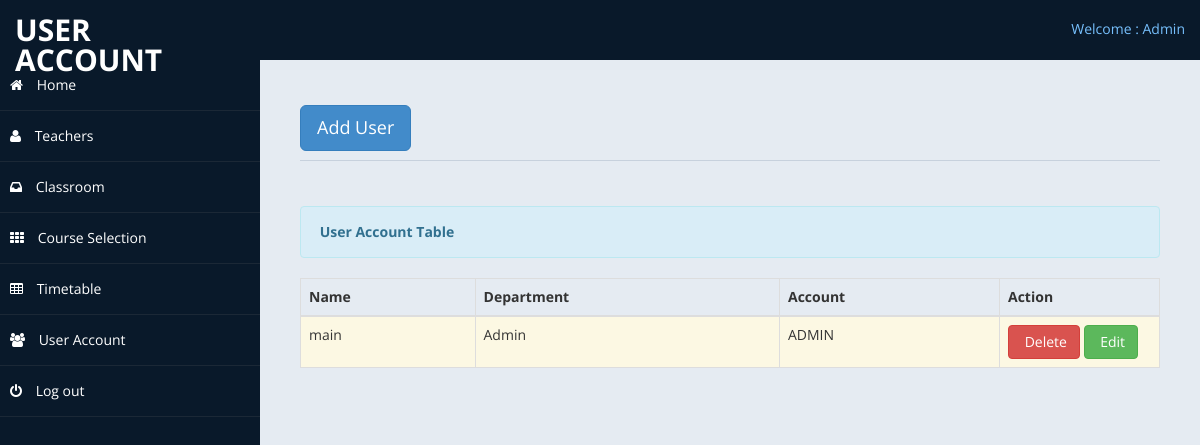
Before: /foruser.php (signed in) with the older database file.
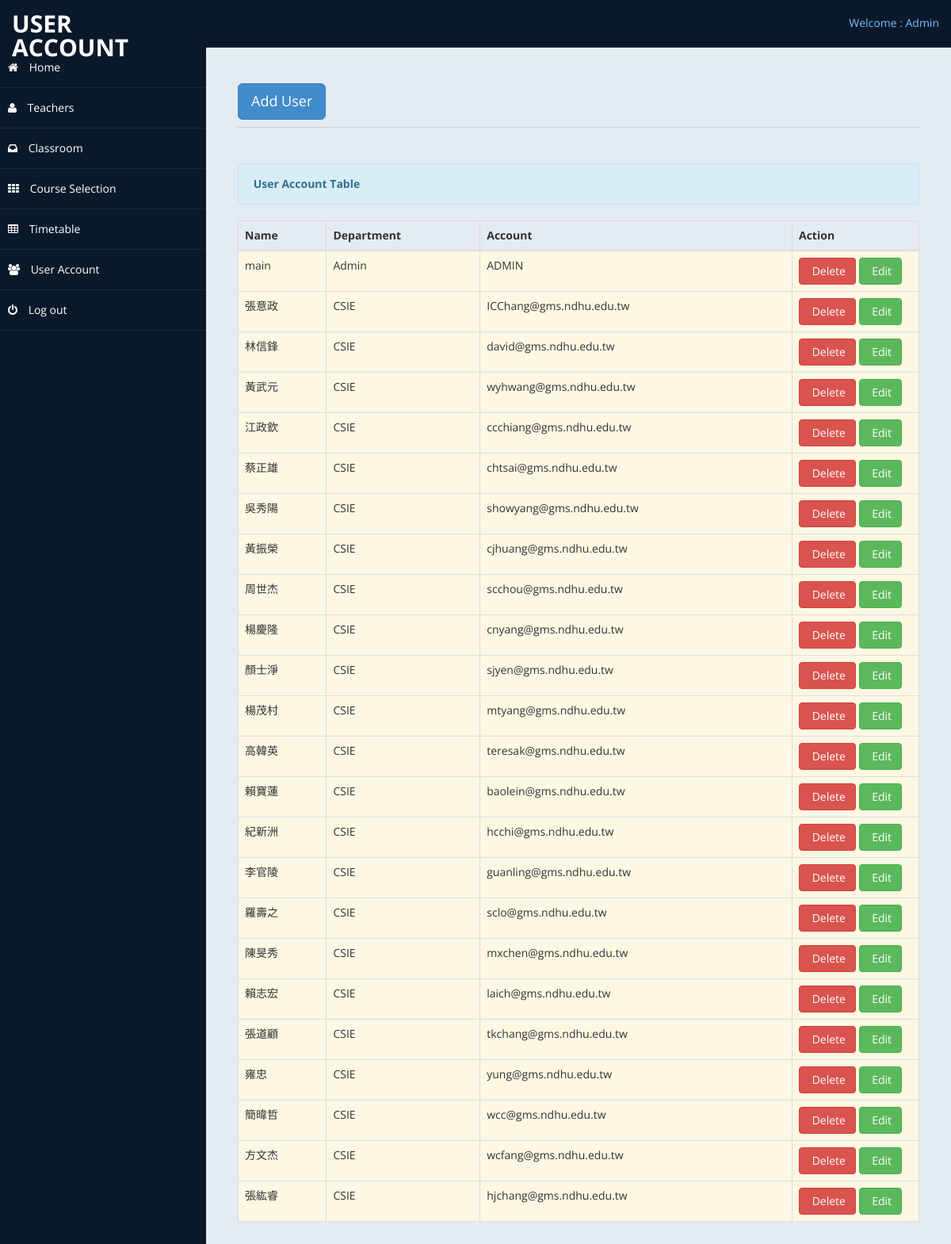
After: the same page with the newer database file.
### tables this page shows
CREATE TABLE if not exists `users` (
  `userid` int AUTO_INCREMENT PRIMARY KEY,
  `name` varchar(255) NOT NULL,
  `department` varchar(255) NOT NULL,
  `account` varchar(255) NOT NULL ,
  `hash` varchar(255) NOT NULL
);

### foruser.php (the view, shortened to what this page needs)
<?php include ('header.php');?>
<body>
    <div id="wrapper">
        <nav class="navbar navbar-default top-navbar" role="navigation">
            <div class="navbar-header">
                <a class="navbar-brand" href="#	">User Account</a>
            </div>
            <ul class="nav navbar-top-links navbar-right">
                <li class="dropdown">
                    <a class="dropdown-toggle" data-toggle="dropdown" href="#" aria-expanded="false">
					  Welcome : Admin
                    </a>
                </li>
            </ul>
        </nav>
       <?php include ('nav_sidebar3.php');?>
        <div id="page-wrapper" >
            <div id="page-inner">
			 <div class="row">
                    <div class="col-md-12">
                        <h1 class="page-header">
							 <button class="btn btn-primary btn-lg" data-toggle="modal" data-target="#myModal">
                              Add User
                            </button>
                        </h1>
						<div class="hero-unit-table">
                            <table class="table table-striped table-bordered table-hover" id="dataTables-example">
                                <div class="alert alert-info">
                                    <strong><i class="icon-user icon-large"></i>&nbsp;User Account Table</strong>
                                </div>
                                <thead>
                                    <tr>
                                        <th>Name</th>
                                        <th>Department</th>
                                        <th>Account</th>
                                        <th>Action</th>
                                    </tr>
                                </thead>
                                <tbody>
                                    <?php include('connect.php');
                                        $query = $conn -> query( "select * from users" ) ;
                                        $r = $query -> fetchAll( PDO::FETCH_ASSOC ) ;
                                        foreach( $r as $data ):
                                    ?>
                                        <tr class="warning">
                                            <td><?php echo $data['name'] ?></td>
                                            <td><?php echo $data['department'] ?></td>
                                            <td><?php echo $data['account'] ?></td>
                                            <td width="160" >
                                                <a value = "<?php echo $data['userid'] ?>" onclick="delete_user(this);" data-toggle="modal" class="btn btn-danger"><i class="icon-trash icon-large"></i>&nbsp;Delete</a>
                                                <a value = "<?php echo $data['userid'] ?>" onclick="edit_user(this);" class="btn btn-success" role="botton"><i class="icon-pencil icon-large"></i>&nbsp;Edit</a>
                                            </td>
                                    </tr>
                                    <?php endforeach;
                                    ?>
                                </tbody>
                            </table>
                        </div>
                    </div>
                </div>
				</div>
            </div>
        </div>
</body>
</html>

Changed rows visible on the page:
added users: name "張意政", department "CSIE", account "ICChang@gms.ndhu.edu.tw", $data['userid'] 2 (drawn)
added users: name "林信鋒", department "CSIE", account "david@gms.ndhu.edu.tw", $data['userid'] 3 (drawn)
added users: name "黃武元", department "CSIE", account "wyhwang@gms.ndhu.edu.tw", $data['userid'] 4 (drawn)
added users: name "江政欽", department "CSIE", account "ccchiang@gms.ndhu.edu.tw", $data['userid'] 5 (drawn)
added users: name "蔡正雄", department "CSIE", account "chtsai@gms.ndhu.edu.tw", $data['userid'] 6 (drawn)
added users: name "吳秀陽", department "CSIE", account "showyang@gms.ndhu.edu.tw", $data['userid'] 7 (drawn)
added users: name "黃振榮", department "CSIE", account "cjhuang@gms.ndhu.edu.tw", $data['userid'] 8 (drawn)
added users: name "周世杰", department "CSIE", account "scchou@gms.ndhu.edu.tw", $data['userid'] 9 (drawn)
added users: name "楊慶隆", department "CSIE", account "cnyang@gms.ndhu.edu.tw", $data['userid'] 10 (drawn)
added users: name "顏士淨", department "CSIE", account "sjyen@gms.ndhu.edu.tw", $data['userid'] 11 (drawn)
added users: name "楊茂村", department "CSIE", account "mtyang@gms.ndhu.edu.tw", $data['userid'] 12 (drawn)
added users: name "高韓英", department "CSIE", account "teresak@gms.ndhu.edu.tw", $data['userid'] 13 (drawn)
added users: name "賴寶蓮", department "CSIE", account "baolein@gms.ndhu.edu.tw", $data['userid'] 14 (drawn)
added users: name "紀新洲", department "CSIE", account "hcchi@gms.ndhu.edu.tw", $data['userid'] 15 (drawn)
added users: name "李官陵", department "CSIE", account "guanling@gms.ndhu.edu.tw", $data['userid'] 16 (drawn)
added users: name "羅壽之", department "CSIE", account "sclo@gms.ndhu.edu.tw", $data['userid'] 17 (drawn)
added users: name "陳旻秀", department "CSIE", account "mxchen@gms.ndhu.edu.tw", $data['userid'] 18 (drawn)
added users: name "賴志宏", department "CSIE", account "laich@gms.ndhu.edu.tw", $data['userid'] 19 (drawn)
added users: name "張道顧", department "CSIE", account "tkchang@gms.ndhu.edu.tw", $data['userid'] 20 (drawn)
added users: name "雍忠", department "CSIE", account "yung@gms.ndhu.edu.tw", $data['userid'] 21 (drawn)
added users: name "簡暐哲", department "CSIE", account "wcc@gms.ndhu.edu.tw", $data['userid'] 22 (drawn)
added users: name "方文杰", department "CSIE", account "wcfang@gms.ndhu.edu.tw", $data['userid'] 23 (drawn)
added users: name "張紘睿", department "CSIE", account "hjchang@gms.ndhu.edu.tw", $data['userid'] 24 (drawn)
